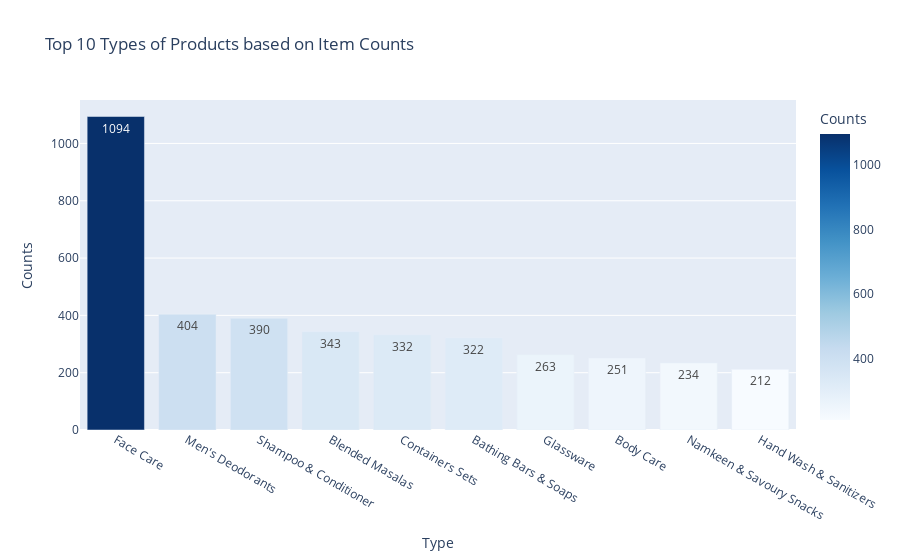

The code cell stored with this chart in its notebook:
### Code cell
px.bar(data_frame=counts_df_type,
 x='Type',
 y='Counts',
 color='Counts',
 color_continuous_scale='blues',
 text_auto=True,
 title=f'Top 10 Types of Products based on Item Counts')

### Figure 1 — Plotly figure (JSON) as saved in the notebook; plotly's stock layout.template omitted (floating-point values rounded to 4 significant figures)
{"data": [{"alignmentgroup": "True", "hovertemplate": "Type=%{x}<br>Counts=%{marker.color}<extra></extra>", "legendgroup": "", "marker": {"color": [1094, 404, 390, 343, 332, 322, 263, 251, 234, 212], "coloraxis": "coloraxis", "pattern": {"shape": ""}}, "name": "", "offsetgroup": "", "orientation": "v", "showlegend": false, "textposition": "auto", "texttemplate": "%{y}", "type": "bar", "x": ["Face Care", "Men's Deodorants", "Shampoo & Conditioner", "Blended Masalas", "Containers Sets", "Bathing Bars & Soaps", "Glassware", "Body Care", "Namkeen & Savoury Snacks", "Hand Wash & Sanitizers"], "xaxis": "x", "y": [1094, 404, 390, 343, 332, 322, 263, 251, 234, 212], "yaxis": "y"}], "layout": {"barmode": "relative", "coloraxis": {"colorbar": {"title": {"text": "Counts"}}, "colorscale": [[0, "rgb(247,251,255)"], [0.125, "rgb(222,235,247)"], [0.25, "rgb(198,219,239)"], [0.375, "rgb(158,202,225)"], [0.5, "rgb(107,174,214)"], [0.625, "rgb(66,146,198)"], [0.75, "rgb(33,113,181)"], [0.875, "rgb(8,81,156)"], [1, "rgb(8,48,107)"]]}, "legend": {"tracegroupgap": 0}, "title": {"text": "Top 10 Types of Products based on Item Counts"}, "xaxis": {"anchor": "y", "domain": [0, 1], "title": {"text": "Type"}}, "yaxis": {"anchor": "x", "domain": [0, 1], "title": {"text": "Counts"}}}}
